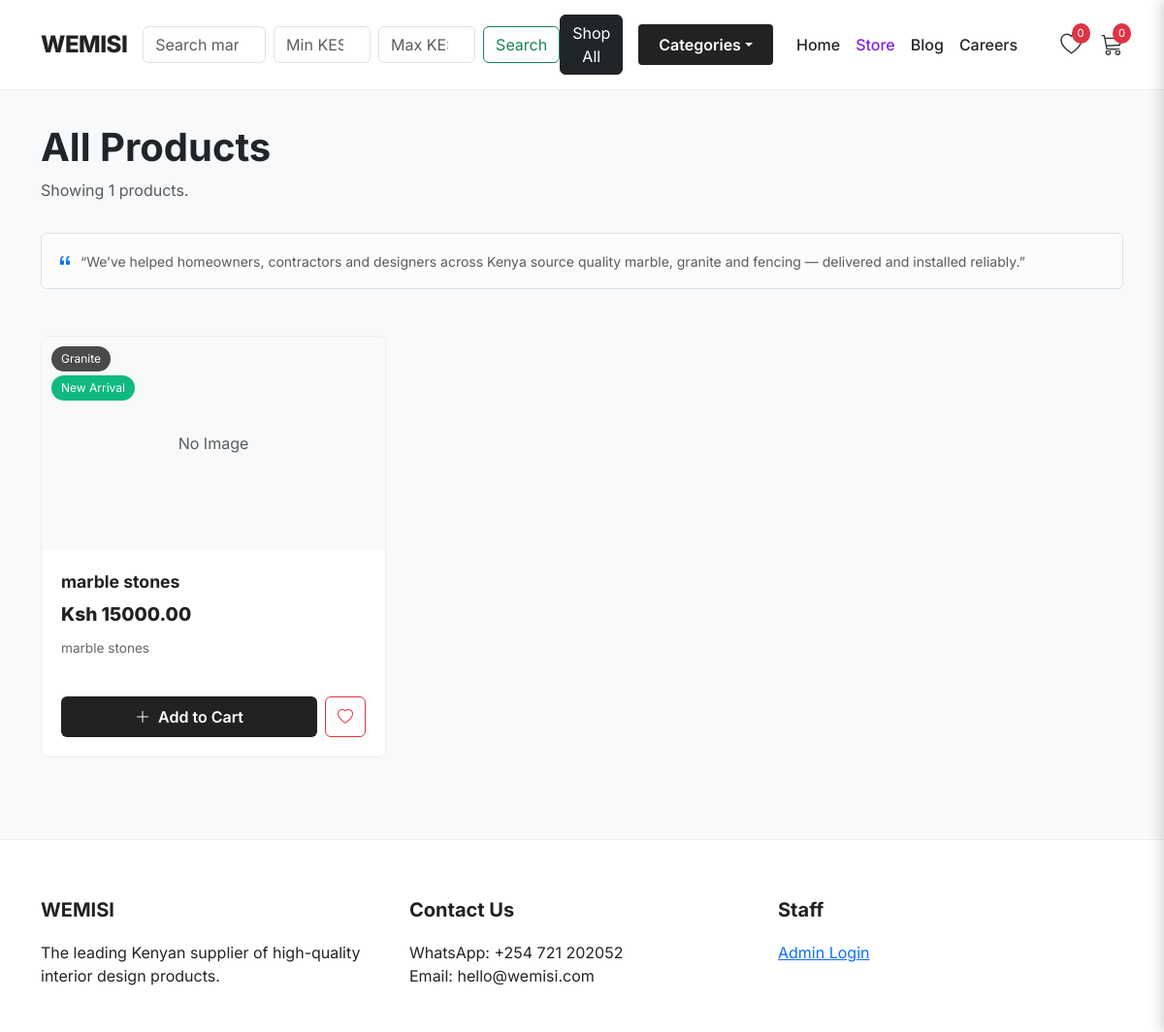
/store/, run on the app's committed database.
### store/models.py (models this page shows, shortened)
class Product(models.Model):
    category = models.ForeignKey(Category, related_name='products', on_delete=models.CASCADE)
    name = models.CharField(max_length=200)
    description = models.TextField()
    price = models.DecimalField(max_digits=10, decimal_places=2)
    dimensions = models.CharField(max_length=100, blank=True, help_text="e.g. 10x10ft")
    image = models.ImageField(upload_to='products/')
    is_featured = models.BooleanField(default=False) # If true, shows on Homepage
    available = models.BooleanField(default=True)

class Category(models.Model):
    name = models.CharField(max_length=200)
    slug = models.SlugField(unique=True) # This makes the URL look nice (e.g., /granite/)
    class Meta:
        verbose_name_plural = "Categories"

### store/views.py (the view)
# urls.py: path('store/', views.store, name='store'),
def store(request):
    products = Product.objects.filter(available=True)
    query = request.GET.get('q')
    min_price = request.GET.get('min_price')
    max_price = request.GET.get('max_price')
    if query:
        products = products.filter(Q(name__icontains=query) | Q(description__icontains=query))
    if min_price:
        products = products.filter(price__gte=min_price)
    if max_price:
        products = products.filter(price__lte=max_price)
    return render(request, 'store/product_list.html', {'category': None, 'products': products})

### store/context_processors.py (called while the page is built)
def cart_and_wishlist_count(request):
    cart = request.session.get("cart", {})
    wishlist = request.session.get("wishlist", [])
    return {
        "menu_categories": Category.objects.all(),
        "cart_count": sum(cart.values()),
        "wishlist_count": len(wishlist),
    }

### mbele/templates/store/product_list.html (shortened to what this page needs)
{% extends 'store/base.html' %}
{% block content %}
<div class="row mb-4 align-items-center">
    <div class="col-md-6">
        {% if category %}
            <h1 class="fw-bold text-dark">{{ category.name }}</h1>
        {% else %}
            <h1 class="fw-bold text-dark">All Products</h1>
        {% endif %}
        <p class="text-muted">Showing {{ products.count }} products.</p>
    </div>
    <div class="mt-3 mb-4">
        <div class="alert alert-light border d-flex align-items-center mb-0">
            <i class="bi bi-quote text-primary me-2"></i>
            <div class="small text-muted">
                “We’ve helped homeowners, contractors and designers across Kenya source quality marble, granite and fencing — delivered and installed reliably.”
            </div>
        </div>
    </div>
</div>
<div id="product-grid-container">
<div class="row">
    {% for product in products %}
    <div class="col-md-6 col-lg-4 mb-4">
        <div class="product-card h-100">
            <div class="img-container">
                <span class="badge-category">{{ product.category.name }}</span>
                {% if forloop.first or product.is_featured %}
                <span class="badge-new">New Arrival</span>
                {% endif %}
                {% if product.image %}
                <a href="{% url 'product_detail' product.id %}">
                    <img src="{{ product.image.url }}" class="product-img" alt="{{ product.name }}">
                </a>
                {% else %}
                <div class="d-flex align-items-center justify-content-center h-100 bg-light text-muted">No Image</div>
                {% endif %}
            </div>
            <div class="card-body d-flex flex-column">
                <a href="{% url 'product_detail' product.id %}" class="product-title">{{ product.name }}</a>
                <div class="price">Ksh {{ product.price }}</div>
                <p class="desc-snippet">{{ product.description|truncatechars:80 }}</p>
                <div class="mt-auto d-flex">
                    <button class="btn btn-add-cart py-2 w-100" data-product-id="{{ product.id }}">
                        <i class="bi bi-plus-lg me-1"></i> Add to Cart
                    </button>
                    <button class="btn btn-outline-danger ms-2 py-2 wishlist-toggle-btn" data-product-id="{{ product.id }}">
                        <i class="bi bi-heart"></i>
                    </button>
                </div>
            </div>
        </div>
    </div>
    {% empty %}
    <div class="col-12 text-center py-5">
        <h3>No products found</h3>
        <p class="text-muted">Please check back later or contact us.</p>
    </div>
    {% endfor %}
</div>
</div>
{% endblock %}

### mbele/templates/store/base.html (style rules this page uses)
body { font-family: 'Inter', sans-serif; background-color: #f8f9fa; }

### mbele/templates/store/product_list.html (style rules this page uses)
.product-card { border: 1px solid #eee; border-radius: 8px; background: white; transition: box-shadow 0.3s ease; position: relative; overflow: hidden; }
.img-container { position: relative; height: 220px; background: #f8f9fa; overflow: hidden; }
.badge-category { position: absolute; top: 10px; left: 10px; background: rgba(0,0,0,0.7); color: white; font-size: 0.75rem; padding: 4px 10px; border-radius: 20px; z-index: 2; }
.badge-new { position: absolute; top: 40px; left: 10px; background: #10b981; color: white; font-size: 0.75rem; padding: 4px 10px; border-radius: 20px; z-index: 2; }
.card-body { padding: 20px; }
.product-title { font-weight: 700; font-size: 1.1rem; margin-bottom: 5px; color: #222; text-decoration: none; display: block; }
.price { font-size: 1.2rem; font-weight: 800; color: #222; margin-bottom: 10px; }
.desc-snippet { font-size: 0.85rem; color: #666; line-height: 1.5; margin-bottom: 20px; height: 40px; overflow: hidden; }
.btn-add-cart { background-color: #222; color: white; border: none; font-weight: 600; flex: 1; }

### data on the page
Product: category.name "Granite", image "No Image", name "marble stones", price "15000.00", description "marble stones"

### other printed values
{{ wishlist_count|default:"0" }} "0"
{{ cart_count|default:"0" }} "0"
{{ products.count }} "1"
